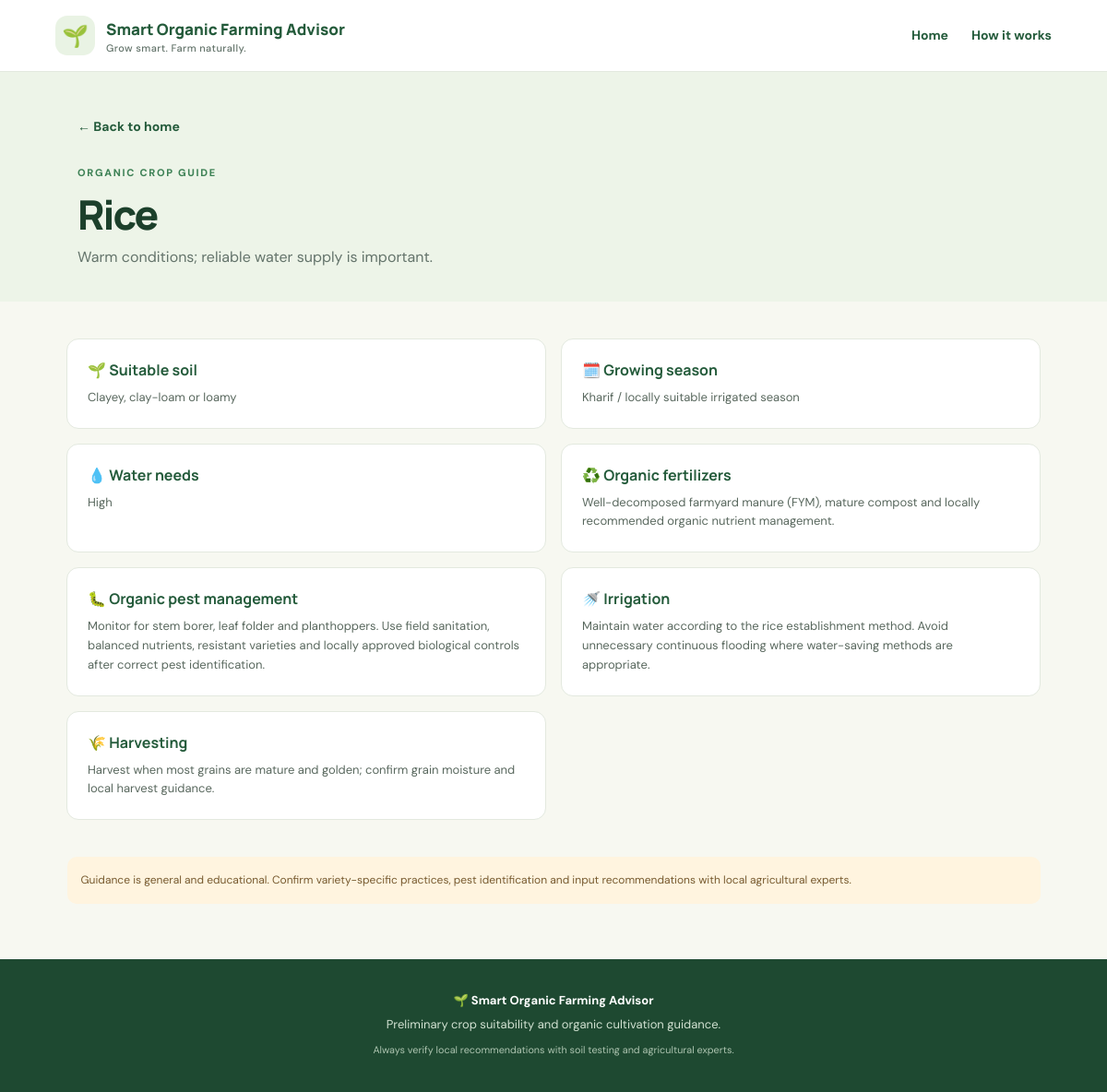
Page /guide/Rice on the committed database.
### tables this page shows
CREATE TABLE crops(
            id INTEGER PRIMARY KEY AUTOINCREMENT, name TEXT UNIQUE NOT NULL,
            soil TEXT NOT NULL, season TEXT NOT NULL, water TEXT NOT NULL,
            climate TEXT NOT NULL, fertilizer TEXT NOT NULL, pest_control TEXT NOT NULL,
            irrigation TEXT NOT NULL, harvesting TEXT NOT NULL);

### app.py (the view)
@app.route("/guide/<crop_name>")
def crop_guide(crop_name):
    profile = get_crop_profile(crop_name)
    if not profile:
        flash("Crop guide not found.", "error")
        return redirect(url_for("home"))
    return render_template("guide.html", profile=profile)

### database.py (called while the page is built)
def connect():
    con = sqlite3.connect(DB_PATH)
    con.row_factory = sqlite3.Row
    return con

def get_crop(name):
    with connect() as con:
        row = con.execute("SELECT * FROM crops WHERE lower(name)=lower(?)", (name,)).fetchone()
        return dict(row) if row else None

### suitability.py (called while the page is built)
def get_crop_profile(name):
    return database.get_crop(name)

### templates/guide.html
{% extends "base.html" %}{% block title %}{{ profile.name }} Organic Crop Guide{% endblock %}
{% block content %}
<section class="result-top"><a class="back-link" href="{{ url_for('home') }}">← Back to home</a><span class="eyebrow">Organic crop guide</span><h1>{{ profile.name }}</h1><p>{{ profile.climate }}</p></section>
<section class="guide-layout">
 <article class="guide-detail"><h2>🌱 Suitable soil</h2><p>{{ profile.soil }}</p></article>
 <article class="guide-detail"><h2>🗓️ Growing season</h2><p>{{ profile.season }}</p></article>
 <article class="guide-detail"><h2>💧 Water needs</h2><p>{{ profile.water }}</p></article>
 <article class="guide-detail"><h2>♻️ Organic fertilizers</h2><p>{{ profile.fertilizer }}</p></article>
 <article class="guide-detail"><h2>🐛 Organic pest management</h2><p>{{ profile.pest_control }}</p></article>
 <article class="guide-detail"><h2>🚿 Irrigation</h2><p>{{ profile.irrigation }}</p></article>
 <article class="guide-detail"><h2>🌾 Harvesting</h2><p>{{ profile.harvesting }}</p></article>
</section><p class="guide-disclaimer">Guidance is general and educational. Confirm variety-specific practices, pest identification and input recommendations with local agricultural experts.</p>
{% endblock %}

### templates/base.html (shortened to what this page needs)
<!DOCTYPE html>
<html lang="en">
<head>
<link rel="stylesheet" href="{{ url_for('static', filename='style.css') }}">
</head>
<body>
<header class="site-header">
 <a class="brand" href="{{ url_for('home') }}"><span class="brand-icon">🌱</span><span>Smart Organic Farming Advisor<small>Grow smart. Farm naturally.</small></span></a>
 <nav><a href="{{ url_for('home') }}">Home</a><a href="{{ url_for('about') }}">How it works</a></nav>
</header>
<main>{% block content %}{% endblock %}</main>
<footer><strong>🌱 Smart Organic Farming Advisor</strong><p>Preliminary crop suitability and organic cultivation guidance.</p><small>Always verify local recommendations with soil testing and agricultural experts.</small></footer>
</body></html>

### static/style.css (style rules this page uses)
:root { --green:#245b3b;--green2:#3d8155;--lime:#d9edbd;--ink:#1e3027;--muted:#64746b;--cream:#f7f8f1;--line:#e3e9df;--white:#fff;--orange:#b86b1d;--red:#a33a35 }
* { box-sizing:border-box }
body { margin:0;background:var(--cream);color:var(--ink);font-family:'DM Sans',sans-serif;line-height:1.6 }
.site-header { height:auto;min-height:78px;padding:14px max(5vw,22px);display:flex;align-items:center;justify-content:space-between;background:#fff;border-bottom:1px solid var(--line);gap:20px }
.brand { display:flex;align-items:center;gap:12px;text-decoration:none;color:var(--green);font-family:Manrope,sans-serif;font-weight:800;font-size:17px }
.brand-icon { width:43px;height:43px;display:grid;place-items:center;background:#e9f3e4;border-radius:13px;font-size:23px }
.brand small { display:block;color:var(--muted);font:500 11px 'DM Sans',sans-serif;letter-spacing:.4px }
.site-header nav { display:flex;gap:25px }
.site-header nav a,.back-link { color:var(--green);font-weight:700;text-decoration:none;font-size:14px }
.eyebrow { text-transform:uppercase;letter-spacing:1.7px;color:var(--green2);font-size:11px;font-weight:800 }
.hero h1,.result-top h1 { font:800 clamp(36px,5vw,58px)/1.12 Manrope,sans-serif;letter-spacing:-2px;margin:14px 0 18px;color:#1c402b }
footer { text-align:center;padding:35px 20px;background:#1e4931;color:#fff;font-size:13px }
footer p { margin:6px;color:#d2e2d2 }
footer small { color:#aec5b1 }
.result-top { padding:48px max(7vw,22px) 35px;background:#edf4e8 }
.result-top h1 { font-size:clamp(30px,4vw,44px);margin:9px 0 }
.result-top p { color:var(--muted);margin:0 }
.back-link { display:block;margin-bottom:25px }
.disclaimer,.guide-disclaimer { font-size:12px;color:#775a2f;background:#fff4df;padding:15px;border-radius:10px;line-height:1.7 }
.guide-layout { max-width:1100px;margin:40px auto;padding:0 22px;display:grid;grid-template-columns:1fr 1fr;gap:16px }
.guide-detail { background:white;border:1px solid var(--line);border-radius:13px;padding:22px }
.guide-detail h2 { font:700 16px Manrope;color:var(--green);margin:0 0 9px }
.guide-detail p { font-size:13px;color:#59685e;margin:0 }
.guide-disclaimer { max-width:1055px;margin:0 auto 60px }

### rows in the picture
crops: name "Rice", climate "Warm conditions; reliable water supply is important.", soil "Clayey, clay-loam or loamy", season "Kharif / locally suitable irrigated season", water "High", fertilizer "Well-decomposed farmyard manure (FYM), mature compost and locally recommended organic nutrient management.", pest_control "Monitor for stem borer, leaf folder and planthoppers. Use field sanitation, balanced nutrients, resistant varieties and locally approved biological controls after correct pest identification.", irrigation "Maintain water according to the rice establishment method. Avoid unnecessary continuous flooding where water-saving methods are appropriate.", harvesting "Harvest when most grains are mature and golden; confirm grain moisture and local harvest guidance."
